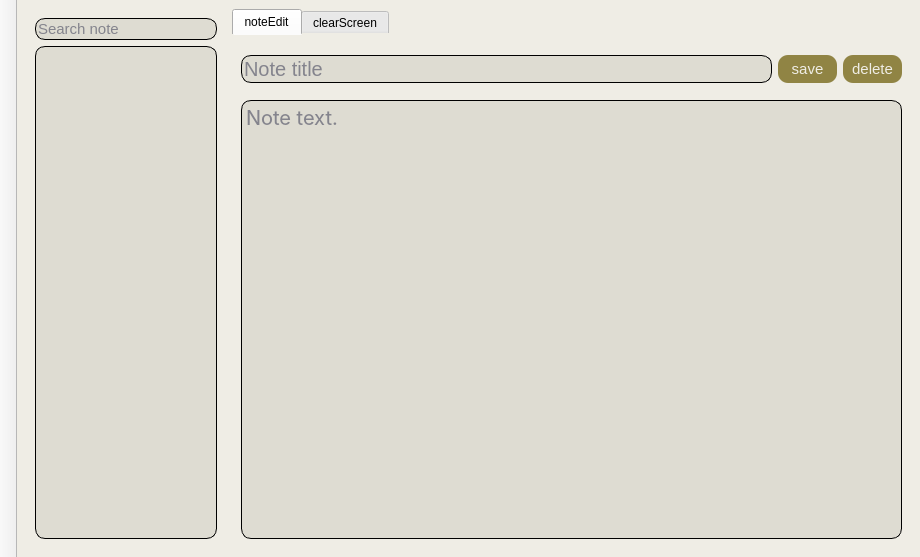
<?xml version="1.0" encoding="UTF-8"?>
<ui version="4.0">
 <class>MainWindow</class>
 <widget class="QMainWindow" name="MainWindow">
  <property name="geometry">
   <rect>
    <x>0</x>
    <y>0</y>
    <width>920</width>
    <height>557</height>
   </rect>
  </property>
  <property name="palette">
   <palette>
    <active/>
    <inactive/>
    <disabled/>
   </palette>
  </property>
  <property name="font">
   <font>
    <family>Inter</family>
   </font>
  </property>
  <property name="windowTitle">
   <string>SimpleNote</string>
  </property>
  <property name="styleSheet">
   <string notr="true">QMainWindow{
    background-color:rgb(239, 237, 229);
}</string>
  </property>
  <widget class="QWidget" name="centralwidget">
   <property name="styleSheet">
    <string notr="true"/>
   </property>
   <layout class="QHBoxLayout" name="horizontalLayout">
    <item>
     <widget class="QFrame" name="frame_2">
      <property name="maximumSize">
       <size>
        <width>200</width>
        <height>16777215</height>
       </size>
      </property>
      <property name="frameShape">
       <enum>QFrame::NoFrame</enum>
      </property>
      <property name="frameShadow">
       <enum>QFrame::Raised</enum>
      </property>
      <layout class="QVBoxLayout" name="verticalLayout_2">
       <item>
        <widget class="QLineEdit" name="searchLine">
         <property name="styleSheet">
          <string notr="true">QLineEdit {
   color: rgb(42, 43, 71);
   background-color: rgb(222, 220, 210);
   font-size: 15px;
   border: 1px solid;
   border-radius: 10px;
}</string>
         </property>
         <property name="placeholderText">
          <string>Search note</string>
         </property>
        </widget>
       </item>
       <item>
        <widget class="QListWidget" name="listWidget">
         <property name="styleSheet">
          <string notr="true">QListWidget{  
	color: rgb(42, 43, 71);
	background-color: rgb(222, 220, 210);
	border: 1px solid; 
	border-radius:10px; 
	show-decoration-selected: 0;
    font-size: 13px;
}

QListWidget::item:selected:active {
    color:rgb(239, 237, 229); 
     background: rgb(144, 132, 68);

}</string>
         </property>
        </widget>
       </item>
      </layout>
     </widget>
    </item>
    <item>
     <widget class="QTabWidget" name="tabWidget">
      <property name="styleSheet">
       <string notr="true">QTabWidget::pane {
 	border: 0px;
}

QTabBar::tab::disabled {
	width: 0; 
	height: 0; 
	margin: 0; 
	padding: 0; 
	border: none;}

QTabWidget {
	background:rgba(255, 255, 255, 0);
	width: 0;
 	height: 0;
	margin: 0; 
	padding: 0; 
	border: none;
}</string>
      </property>
      <property name="currentIndex">
       <number>0</number>
      </property>
      <property name="elideMode">
       <enum>Qt::ElideNone</enum>
      </property>
      <property name="usesScrollButtons">
       <bool>false</bool>
      </property>
      <widget class="QWidget" name="notEditTab">
       <attribute name="title">
        <string>noteEdit</string>
       </attribute>
       <layout class="QVBoxLayout" name="verticalLayout_3">
        <item>
         <widget class="QWidget" name="widget" native="true">
          <property name="minimumSize">
           <size>
            <width>0</width>
            <height>50</height>
           </size>
          </property>
          <property name="maximumSize">
           <size>
            <width>16777215</width>
            <height>50</height>
           </size>
          </property>
          <layout class="QHBoxLayout" name="horizontalLayout_2">
           <property name="leftMargin">
            <number>0</number>
           </property>
           <property name="rightMargin">
            <number>0</number>
           </property>
           <item>
            <widget class="QLineEdit" name="titleNote">
             <property name="minimumSize">
              <size>
               <width>0</width>
               <height>28</height>
              </size>
             </property>
             <property name="styleSheet">
              <string notr="true">QLineEdit {
   color: rgb(42, 43, 71);
   background-color: rgb(222, 220, 210);
   font-size: 20px;
   border: 1px solid;
   border-radius: 10px;
}</string>
             </property>
             <property name="text">
              <string/>
             </property>
             <property name="placeholderText">
              <string>Note title</string>
             </property>
            </widget>
           </item>
           <item>
            <widget class="QPushButton" name="saveButton">
             <property name="sizePolicy">
              <sizepolicy hsizetype="Fixed" vsizetype="Fixed">
               <horstretch>0</horstretch>
               <verstretch>0</verstretch>
              </sizepolicy>
             </property>
             <property name="minimumSize">
              <size>
               <width>59</width>
               <height>28</height>
              </size>
             </property>
             <property name="styleSheet">
              <string notr="true">QPushButton{
    color:rgb(239, 237, 229);
    background-color: rgb(144, 132, 68);
    border-width: 2px;
	border-radius: 10px;
   font-size: 15px;
}</string>
             </property>
             <property name="text">
              <string>save</string>
             </property>
            </widget>
           </item>
           <item>
            <widget class="QPushButton" name="deleteButton">
             <property name="minimumSize">
              <size>
               <width>59</width>
               <height>28</height>
              </size>
             </property>
             <property name="styleSheet">
              <string notr="true">QPushButton{
    color:rgb(239, 237, 229);
    background-color: rgb(144, 132, 68);
    border-width: 2px;
	border-radius: 10px;
   font-size: 15px;
}</string>
             </property>
             <property name="text">
              <string>delete</string>
             </property>
            </widget>
           </item>
          </layout>
         </widget>
        </item>
        <item>
         <widget class="QTextEdit" name="textNote">
          <property name="font">
           <font>
            <family>Inter</family>
            <pointsize>15</pointsize>
           </font>
          </property>
          <property name="styleSheet">
           <string notr="true">QTextEdit{
  color: rgb(42, 43, 71);
  background-color: rgb(222, 220, 210);
  border: 1px solid; 
  border-radius:10px; 
}</string>
          </property>
          <property name="lineWrapMode">
           <enum>QTextEdit::NoWrap</enum>
          </property>
          <property name="html">
           <string>&lt;!DOCTYPE HTML PUBLIC &quot;-//W3C//DTD HTML 4.0//EN&quot; &quot;http://www.w3.org/TR/REC-html40/strict.dtd&quot;&gt;
&lt;html&gt;&lt;head&gt;&lt;meta name=&quot;qrichtext&quot; content=&quot;1&quot; /&gt;&lt;meta charset=&quot;utf-8&quot; /&gt;&lt;style type=&quot;text/css&quot;&gt;
p, li { white-space: pre-wrap; }
&lt;/style&gt;&lt;/head&gt;&lt;body style=&quot; font-family:'Inter'; font-size:15pt; font-weight:400; font-style:normal;&quot;&gt;
&lt;p align=&quot;justify&quot; style=&quot;-qt-paragraph-type:empty; margin-top:0px; margin-bottom:0px; margin-left:0px; margin-right:0px; -qt-block-indent:0; text-indent:0px; font-family:'Sans Serif';&quot;&gt;&lt;br /&gt;&lt;/p&gt;&lt;/body&gt;&lt;/html&gt;</string>
          </property>
          <property name="placeholderText">
           <string>Note text.</string>
          </property>
         </widget>
        </item>
       </layout>
      </widget>
      <widget class="QWidget" name="clearTab">
       <attribute name="title">
        <string>clearScreen</string>
       </attribute>
      </widget>
     </widget>
    </item>
   </layout>
  </widget>
  <widget class="QToolBar" name="toolBar">
   <property name="windowTitle">
    <string>toolBar</string>
   </property>
   <property name="movable">
    <bool>false</bool>
   </property>
   <attribute name="toolBarArea">
    <enum>LeftToolBarArea</enum>
   </attribute>
   <attribute name="toolBarBreak">
    <bool>false</bool>
   </attribute>
  </widget>
 </widget>
 <resources/>
 <connections/>
</ui>
